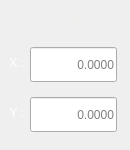
                            <widget class="QWidget" name="widget_19" native="true">
                             <property name="sizePolicy">
                              <sizepolicy hsizetype="Preferred" vsizetype="Fixed">
                               <horstretch>0</horstretch>
                               <verstretch>0</verstretch>
                              </sizepolicy>
                             </property>
                             <property name="minimumSize">
                              <size>
                               <width>130</width>
                               <height>150</height>
                              </size>
                             </property>
                             <property name="maximumSize">
                              <size>
                               <width>130</width>
                               <height>150</height>
                              </size>
                             </property>
                             <layout class="QFormLayout" name="formLayout">
                              <property name="labelAlignment">
                               <set>Qt::AlignCenter</set>
                              </property>
                              <property name="formAlignment">
                               <set>Qt::AlignCenter</set>
                              </property>
                              <property name="verticalSpacing">
                               <number>15</number>
                              </property>
                              <property name="leftMargin">
                               <number>1</number>
                              </property>
                              <property name="topMargin">
                               <number>0</number>
                              </property>
                              <property name="rightMargin">
                               <number>1</number>
                              </property>
                              <property name="bottomMargin">
                               <number>9</number>
                              </property>
                              <item row="0" column="0" colspan="2">
                               <widget class="QLabel" name="hint_label_3">
                                <property name="sizePolicy">
                                 <sizepolicy hsizetype="Fixed" vsizetype="Fixed">
                                  <horstretch>0</horstretch>
                                  <verstretch>0</verstretch>
                                 </sizepolicy>
                                </property>
                                <property name="minimumSize">
                                 <size>
                                  <width>120</width>
                                  <height>23</height>
                                 </size>
                                </property>
                                <property name="maximumSize">
                                 <size>
                                  <width>130</width>
                                  <height>0</height>
                                 </size>
                                </property>
                                <property name="styleSheet">
                                 <string notr="true">QLabel{
    color: rgb(238, 238, 236);
}</string>
                                </property>
                                <property name="text">
                                 <string>CALIBRATION WIDTH</string>
                                </property>
                                <property name="alignment">
                                 <set>Qt::AlignCenter</set>
                                </property>
                               </widget>
                              </item>
                              <item row="1" column="0">
                               <widget class="QLabel" name="label_108">
                                <property name="sizePolicy">
                                 <sizepolicy hsizetype="Fixed" vsizetype="Fixed">
                                  <horstretch>0</horstretch>
                                  <verstretch>0</verstretch>
                                 </sizepolicy>
                                </property>
                                <property name="minimumSize">
                                 <size>
                                  <width>23</width>
                                  <height>31</height>
                                 </size>
                                </property>
                                <property name="maximumSize">
                                 <size>
                                  <width>23</width>
                                  <height>31</height>
                                 </size>
                                </property>
                                <property name="styleSheet">
                                 <string notr="true">QLabel{
color: white;
}</string>
                                </property>
                                <property name="lineWidth">
                                 <number>0</number>
                                </property>
                                <property name="text">
                                 <string>X :</string>
                                </property>
                                <property name="alignment">
                                 <set>Qt::AlignRight|Qt::AlignTrailing|Qt::AlignVCenter</set>
                                </property>
                                <property name="indent">
                                 <number>0</number>
                                </property>
                               </widget>
                              </item>
                              <item row="3" column="0">
                               <widget class="QLabel" name="label_109">
                                <property name="sizePolicy">
                                 <sizepolicy hsizetype="Fixed" vsizetype="Fixed">
                                  <horstretch>0</horstretch>
                                  <verstretch>0</verstretch>
                                 </sizepolicy>
                                </property>
                                <property name="minimumSize">
                                 <size>
                                  <width>23</width>
                                  <height>31</height>
                                 </size>
                                </property>
                                <property name="maximumSize">
                                 <size>
                                  <width>23</width>
                                  <height>31</height>
                                 </size>
                                </property>
                                <property name="styleSheet">
                                 <string notr="true">QLabel{
color: white;
}</string>
                                </property>
                                <property name="lineWidth">
                                 <number>0</number>
                                </property>
                                <property name="text">
                                 <string>Y :</string>
                                </property>
                                <property name="alignment">
                                 <set>Qt::AlignRight|Qt::AlignTrailing|Qt::AlignVCenter</set>
                                </property>
                                <property name="indent">
                                 <number>0</number>
                                </property>
                               </widget>
                              </item>
                              <item row="1" column="1">
                               <widget class="VCPLineEdit" name="x_cal_width">
                                <property name="sizePolicy">
                                 <sizepolicy hsizetype="Expanding" vsizetype="Fixed">
                                  <horstretch>0</horstretch>
                                  <verstretch>0</verstretch>
                                 </sizepolicy>
                                </property>
                                <property name="minimumSize">
                                 <size>
                                  <width>87</width>
                                  <height>35</height>
                                 </size>
                                </property>
                                <property name="maximumSize">
                                 <size>
                                  <width>87</width>
                                  <height>35</height>
                                 </size>
                                </property>
                                <property name="focusPolicy">
                                 <enum>Qt::ClickFocus</enum>
                                </property>
                                <property name="alignment">
                                 <set>Qt::AlignRight|Qt::AlignTrailing|Qt::AlignVCenter</set>
                                </property>
                                <property name="placeholderText">
                                 <string>0.0000</string>
                                </property>
                               </widget>
                              </item>
                              <item row="3" column="1">
                               <widget class="VCPLineEdit" name="y_cal_width">
                                <property name="sizePolicy">
                                 <sizepolicy hsizetype="Expanding" vsizetype="Fixed">
                                  <horstretch>0</horstretch>
                                  <verstretch>0</verstretch>
                                 </sizepolicy>
                                </property>
                                <property name="minimumSize">
                                 <size>
                                  <width>87</width>
                                  <height>35</height>
                                 </size>
                                </property>
                                <property name="maximumSize">
                                 <size>
                                  <width>87</width>
                                  <height>35</height>
                                 </size>
                                </property>
                                <property name="focusPolicy">
                                 <enum>Qt::ClickFocus</enum>
                                </property>
                                <property name="alignment">
                                 <set>Qt::AlignRight|Qt::AlignTrailing|Qt::AlignVCenter</set>
                                </property>
                                <property name="placeholderText">
                                 <string>0.0000</string>
                                </property>
                               </widget>
                              </item>
                             </layout>
                            </widget>
